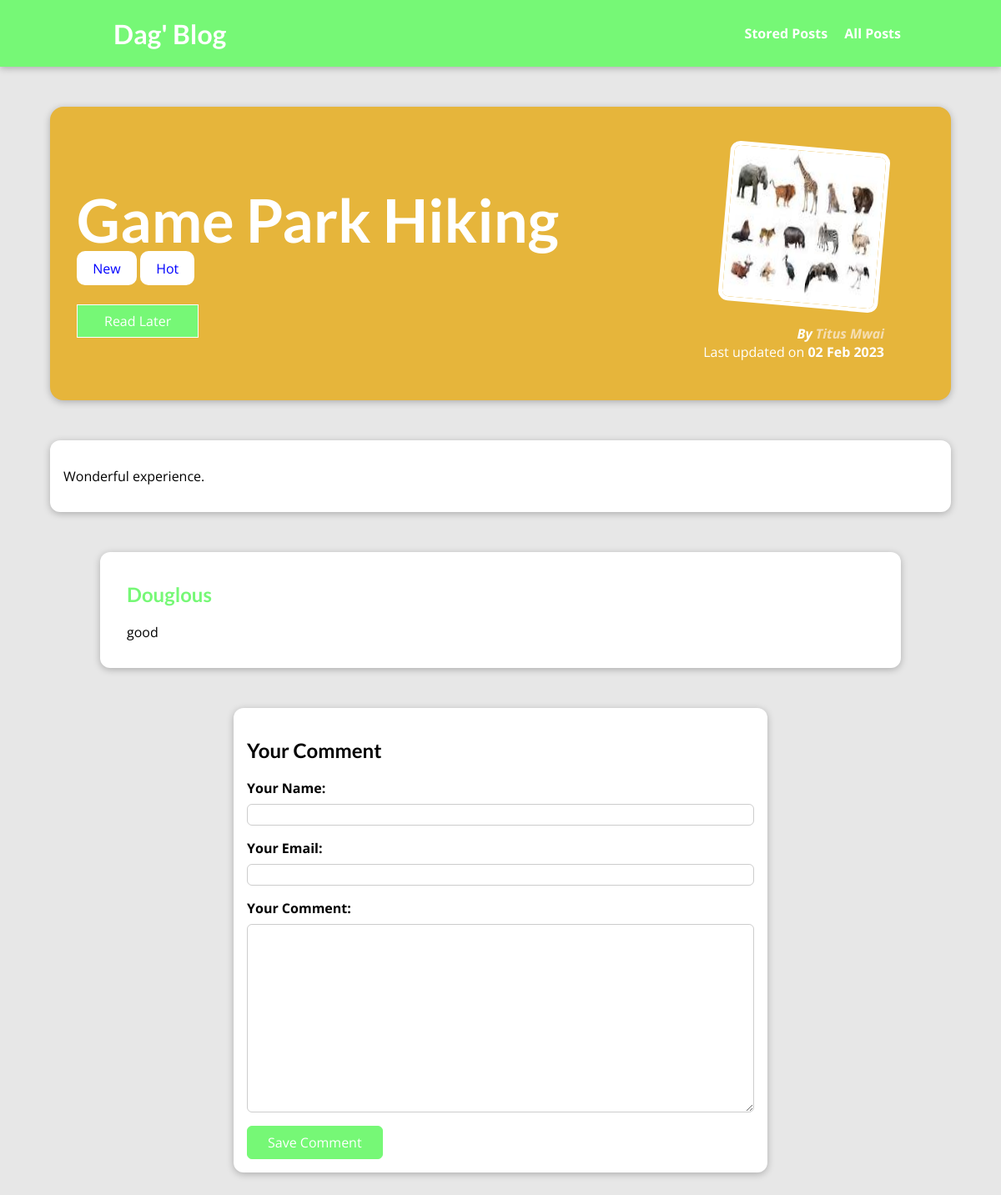
Page /posts/game-park-hiking on the earlier database version.
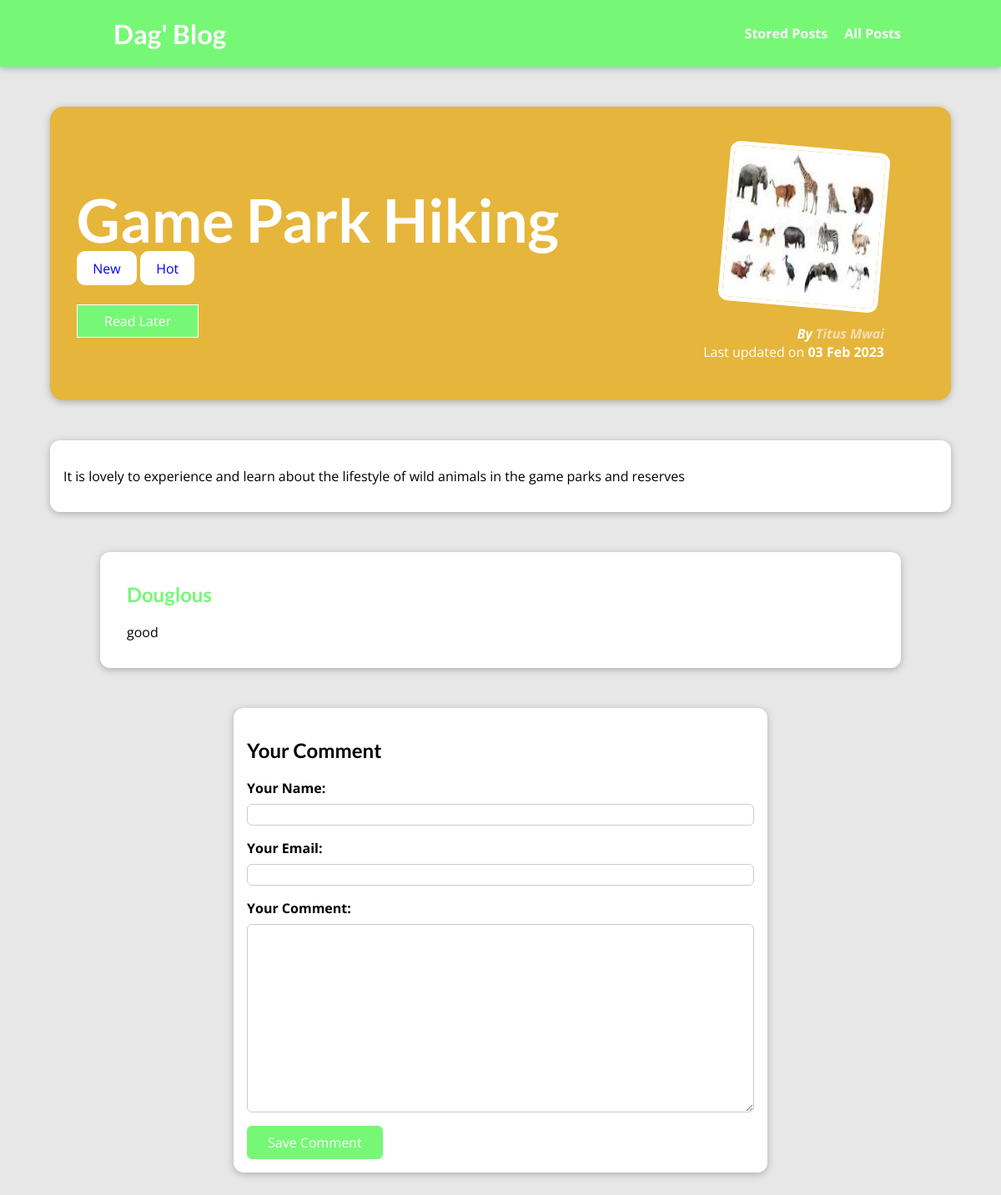
Same page on the later database version.
### blog/models.py (models this page shows, shortened)
class Post(models.Model):
    title = models.CharField(max_length=100)
    excerpt = models.CharField(max_length=200)
    image = models.ImageField(upload_to="posts", null=True)
    date = models.DateField(auto_now=True)
    slug = models.SlugField(unique=True, db_index=True)
    content = models.TextField(validators=[MinLengthValidator(10)])
    author = models.ForeignKey(
        Author, on_delete=models.SET_NULL, null=True, related_name="posts")
    tags = models.ManyToManyField(Tag)

class Tag(models.Model):
    caption = models.CharField(max_length=25)

class Author(models.Model):
    first_name = models.CharField(max_length=60)
    last_name = models.CharField(max_length=60)
    email_address = models.EmailField()
    def full_name(self):
        return f"{self.first_name} {self.last_name}"
    def __str__(self):
        return self.full_name()

class comment(models.Model):
    user_name = models.CharField(max_length=150)
    user_email = models.EmailField()
    text = models.TextField(max_length=450)
    post = models.ForeignKey(
        Post, on_delete=models.CASCADE, related_name="comments")

### blog/views.py (the view, shortened to what this page needs)
# urls.py: path("posts/<slug:slug>", views.singlepostview.as_view(), name="post-detail-page"),
class singlepostview(View):
    def is_stored_post(self, request, post_id):
        stored_posts = request.session.get("stored_posts")
        if stored_posts is not None:
            is_saved_for_later = post_id in stored_posts
        else:
            is_saved_for_later = False
        return is_saved_for_later
    def get(self, request, slug):
      post = Post.objects.get(slug=slug)
      context = {
          "post": post,
          "post_tags": post.tags.all(),
          "comment_form": commentform(),
          "comments": post.comments.all().order_by("-id"),
          "saved_for_later": self.is_stored_post(request, post.id)
      }
      return render(request, "blog/post-detail.html", context)

### blog/forms.py
class commentform(forms.ModelForm):
    class Meta:
        model = comment
        exclude = ["post"]
        labels = {
            "user_name": "Your Name",
            "user_email": "Your Email",
            "text": "Your Comment"
        }

### blog/templates/blog/post-detail.html (shortened to what this page needs)
{% extends "base.html" %}
{% load static %}
{% block css_files %}
    <link rel="stylesheet" href="{% static "blog/post-detail.css" %}" />
{% endblock %}
{% block content %}
    <section id="summary">
        <h2>{{post.title}}</h2>
        <div>
            {% for tag in post_tags %}
                <span class="tag">{{ tag.caption }}</span>
            {% endfor %}
        </div>
        <div id="read-later">
            <form action="{% url "read-later" %}" method="POST">
                <button>
                    {% if saved_for_later %}
                        Remove from "Read Later" List
                    {% else %}
                        Read Later
                    {% endif %}
                </button>
            </form>
        </div>
        <article>
            <img src="{{ post.image.url }}" alt="{{post.title}}" />
            <address>By <a href="mailto:{{ post.author.email_address }}">{{post.author}}</a></address>
            <div>Last updated on <time>{{post.date|date:"d M Y"}}</time></div>
        </article>
    </section>
    <main>
        {{post.content|linebreaks }}
    </main>
    <section id="comments">
        <ul>
            {% for comment in comments %}
                <li>
                    <h2>{{ comment.user_name }}</h2>
                    <p>{{ comment.text|linebreaks }}</p>
                </li>
            {% endfor %}
        </ul>
    </section>
    <section id="comment-form">
        <h2>Your Comment</h2>
        <form action="{% url "post-detail-page" post.slug %}" method="POST">
            {% for form_field in comment_form %}
                <div class="form-control {% if form_field.errors %}invalid{% endif %}">
                    {{ form_field.label_tag }}
                    {{ form_field }}
                </div>
            {% endfor %}
            <button>Save Comment</button>
        </form>
    </section>
{% endblock %}

### templates/base.html (shortened to what this page needs)
{% load static %}
<!DOCTYPE html>
<html lang="en">
<head>
    <link rel="stylesheet" href="{% static "app.css" %}">
    {% block css_files %}{% endblock %}
</head>
<body>
    <header id="main-navigation">
        <h1><a href="{% url "starting-page" %}">Dag' Blog</a></h1>
        <nav>
            <a href="{% url "read-later" %}">Stored Posts</a>
            <a href="{% url "posts-page" %}">All Posts</a>
        </nav>
    </header>
    {% block content %}
    {% endblock %}
</body>
</html>

### static/app.css (style rules this page uses)
* { box-sizing: border-box; }
html { font-family: "Open Sans", "Lato", sans-serif; }
body { margin: 0; }
h1, h2, h3 { font-family: "Lato", sans-serif; font-weight: bold; }
#main-navigation { width: 100%; height: 5rem; display: flex; justify-content: space-between; align-items: center; padding: 0 10%; position: absolute; top: 0; left: 0; }
#main-navigation a { text-decoration: none; color: white; font-weight: bold; margin-left: 1rem; }

### blog/static/blog/post-detail.css (style rules this page uses)
body { background-color: #e7e7e7; }
#main-navigation { background-color: #76f876; box-shadow: 0 2px 8px rgba(0, 0, 0, 0.25); }
#summary { margin: 8rem auto 3rem auto; padding: 2rem; width: 90%; max-width: 90rem; border-radius: 16px; background-color: #e6b53b; position: relative; box-shadow: 0 2px 8px rgba(0, 0, 0, 0.25); height: 22rem; }
#summary h2 { color: white; font-size: 4.5rem; margin-bottom: 0.3rem; }
#summary article { position: absolute; top: 2rem; right: 3rem; padding: 1rem 2rem; border-radius: 12px; text-align: right; color: white; }
#summary article img { width: 12rem; height: 12rem; border-radius: 12px; transform: rotateZ(5deg); border: 5px solid white; margin-bottom: 1rem; }
#summary address { font-weight: bold; }
#summary time { font-weight: bold; }
#read-later { margin: 2rem 0; }
#read-later button { background-color: #76f876; border: 1px solid white; padding: 0.5rem 2rem; font: inherit; color: white; cursor: pointer; }
#summary a { color: wheat; text-decoration: none; }
main { width: 90%; max-width: 90rem; margin: 3rem auto; background-color: white; padding: 1rem; border-radius: 12px; box-shadow: 0 2px 8px rgba(0, 0, 0, 0.25); }
.tag { background-color: white; color: blue; padding: 0.6rem 1.2rem; border-radius: 10px; }
#comment-form { margin: 3rem auto; width: 90%; max-width: 40rem; border-radius: 12px; background-color: white; box-shadow: 0 2px 8px rgba(0, 0, 0, 0.25); padding: 1rem; }
#comment-form button { font: inherit; background-color: #76f876; color: white; border: 1px solid #76f876; padding: 0.5rem 1.5rem; border-radius: 6px; cursor: pointer; }
.form-control { margin-bottom: 1rem; }
.form-control label { font-weight: bold; margin-bottom: 0.5rem; display: block; }
.form-control input, .form-control textarea { display: block; width: 100%; font: inherit; padding: 0.25; border-radius: 6px; border: 1px solid #ccc; }
#comments { margin: 3rem auto; width: 90%; max-width: 60rem; border-radius: 12px; background-color: white; box-shadow: 0 2px 8px rgba(0, 0, 0, 0.25); padding: 1rem 2rem; }
#comments ul { list-style: none; margin: 0; padding: 0; }
#comments li { margin-bottom: 1rem; border-bottom: 2px solid #ccc; }
#comments li:last-of-type { border-bottom: none; }
#comments h2 { color: #76f876; }

Differences in the rows shown:
changed Post "Game Park Hiking": date "02 Feb 2023" → "03 Feb 2023"; content "Wonderful experience." → "It is lovely to experience and learn about the lifestyle of wild animals in the game parks and reserves"
